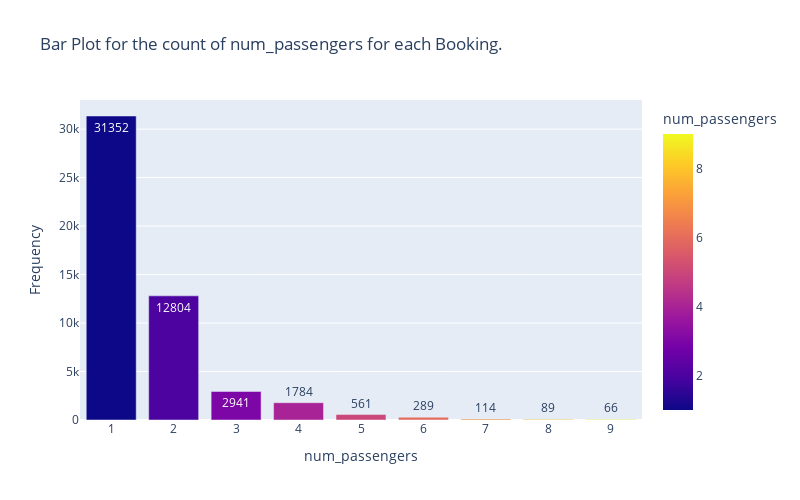
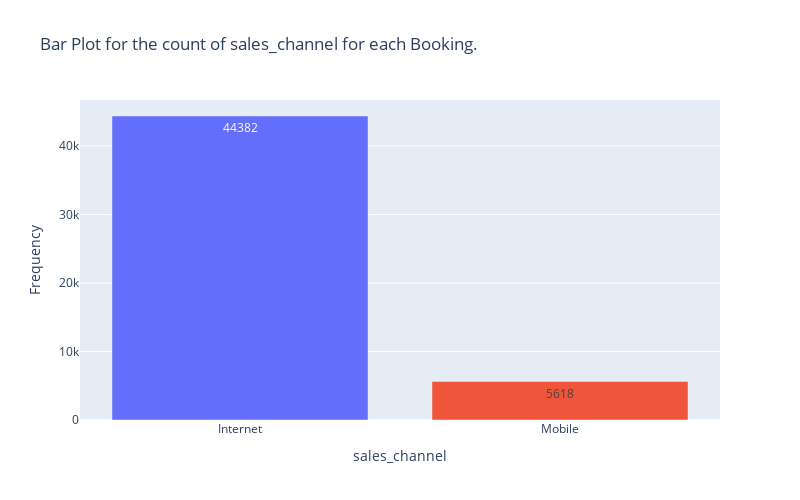
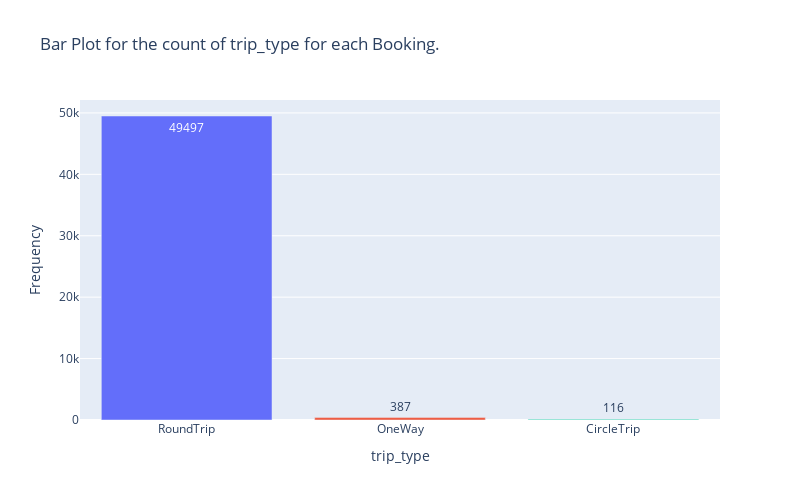
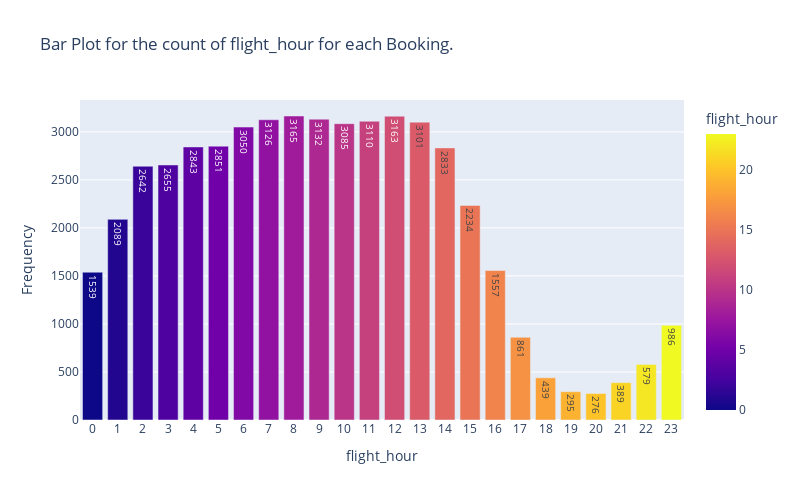

The notebook cell these images were saved under, in order:
### Code cell
for column in ['num_passengers', 'sales_channel', 'trip_type', 'flight_hour', 'flight_day',
               'wants_extra_baggage', 'wants_preferred_seat', 'wants_in_flight_meals', 'booking_complete']:
    value_counts = df[column].value_counts().reset_index()
    value_counts.columns = [column, 'Count']

    colors = px.colors.qualitative.Plotly[:len(value_counts)]
    
    fig = px.bar(value_counts, x=column, y='Count', text='Count',
             labels={'Count': 'Frequency'},
             title=f'Bar Plot for the count of {column} for each Booking.',
             color=column,
             color_discrete_sequence=colors,
             width=800, height=500)

    fig.update_layout(
        xaxis=dict(tickmode='array', tickvals=value_counts[column], ticktext=value_counts[column]),
        showlegend=False
    )

    fig.show()

### Figure 1 — Plotly figure (JSON) as saved in the notebook; plotly's stock layout.template omitted (floating-point values rounded to 4 significant figures)
{"data": [{"alignmentgroup": "True", "hovertemplate": "num_passengers=%{marker.color}<br>Frequency=%{text}<extra></extra>", "legendgroup": "", "marker": {"color": [1, 2, 3, 4, 5, 6, 7, 8, 9], "coloraxis": "coloraxis", "pattern": {"shape": ""}}, "name": "", "offsetgroup": "", "orientation": "v", "showlegend": false, "text": [31352, 12804, 2941, 1784, 561, 289, 114, 89, 66], "textposition": "auto", "type": "bar", "x": [1, 2, 3, 4, 5, 6, 7, 8, 9], "xaxis": "x", "y": [31352, 12804, 2941, 1784, 561, 289, 114, 89, 66], "yaxis": "y"}], "layout": {"barmode": "relative", "coloraxis": {"colorbar": {"title": {"text": "num_passengers"}}, "colorscale": [[0, "#0d0887"], [0.1111, "#46039f"], [0.2222, "#7201a8"], [0.3333, "#9c179e"], [0.4444, "#bd3786"], [0.5556, "#d8576b"], [0.6667, "#ed7953"], [0.7778, "#fb9f3a"], [0.8889, "#fdca26"], [1, "#f0f921"]]}, "height": 500, "legend": {"tracegroupgap": 0}, "showlegend": false, "title": {"text": "Bar Plot for the count of num_passengers for each Booking."}, "width": 800, "xaxis": {"anchor": "y", "domain": [0, 1], "tickmode": "array", "ticktext": [1, 2, 3, 4, 5, 6, 7, 8, 9], "tickvals": [1, 2, 3, 4, 5, 6, 7, 8, 9], "title": {"text": "num_passengers"}}, "yaxis": {"anchor": "x", "domain": [0, 1], "title": {"text": "Frequency"}}}}

### Figure 2 — Plotly figure (JSON) as saved in the notebook; plotly's stock layout.template omitted (floating-point values rounded to 4 significant figures)
{"data": [{"alignmentgroup": "True", "hovertemplate": "sales_channel=%{x}<br>Frequency=%{text}<extra></extra>", "legendgroup": "Internet", "marker": {"color": "#636EFA", "pattern": {"shape": ""}}, "name": "Internet", "offsetgroup": "Internet", "orientation": "v", "showlegend": true, "text": [44382], "textposition": "auto", "type": "bar", "x": ["Internet"], "xaxis": "x", "y": [44382], "yaxis": "y"}, {"alignmentgroup": "True", "hovertemplate": "sales_channel=%{x}<br>Frequency=%{text}<extra></extra>", "legendgroup": "Mobile", "marker": {"color": "#EF553B", "pattern": {"shape": ""}}, "name": "Mobile", "offsetgroup": "Mobile", "orientation": "v", "showlegend": true, "text": [5618], "textposition": "auto", "type": "bar", "x": ["Mobile"], "xaxis": "x", "y": [5618], "yaxis": "y"}], "layout": {"barmode": "relative", "height": 500, "legend": {"title": {"text": "sales_channel"}, "tracegroupgap": 0}, "showlegend": false, "title": {"text": "Bar Plot for the count of sales_channel for each Booking."}, "width": 800, "xaxis": {"anchor": "y", "categoryarray": ["Internet", "Mobile"], "categoryorder": "array", "domain": [0, 1], "tickmode": "array", "ticktext": ["Internet", "Mobile"], "tickvals": ["Internet", "Mobile"], "title": {"text": "sales_channel"}}, "yaxis": {"anchor": "x", "domain": [0, 1], "title": {"text": "Frequency"}}}}

### Figure 3 — Plotly figure (JSON) as saved in the notebook; plotly's stock layout.template omitted (floating-point values rounded to 4 significant figures)
{"data": [{"alignmentgroup": "True", "hovertemplate": "trip_type=%{x}<br>Frequency=%{text}<extra></extra>", "legendgroup": "RoundTrip", "marker": {"color": "#636EFA", "pattern": {"shape": ""}}, "name": "RoundTrip", "offsetgroup": "RoundTrip", "orientation": "v", "showlegend": true, "text": [49497], "textposition": "auto", "type": "bar", "x": ["RoundTrip"], "xaxis": "x", "y": [49497], "yaxis": "y"}, {"alignmentgroup": "True", "hovertemplate": "trip_type=%{x}<br>Frequency=%{text}<extra></extra>", "legendgroup": "OneWay", "marker": {"color": "#EF553B", "pattern": {"shape": ""}}, "name": "OneWay", "offsetgroup": "OneWay", "orientation": "v", "showlegend": true, "text": [387], "textposition": "auto", "type": "bar", "x": ["OneWay"], "xaxis": "x", "y": [387], "yaxis": "y"}, {"alignmentgroup": "True", "hovertemplate": "trip_type=%{x}<br>Frequency=%{text}<extra></extra>", "legendgroup": "CircleTrip", "marker": {"color": "#00CC96", "pattern": {"shape": ""}}, "name": "CircleTrip", "offsetgroup": "CircleTrip", "orientation": "v", "showlegend": true, "text": [116], "textposition": "auto", "type": "bar", "x": ["CircleTrip"], "xaxis": "x", "y": [116], "yaxis": "y"}], "layout": {"barmode": "relative", "height": 500, "legend": {"title": {"text": "trip_type"}, "tracegroupgap": 0}, "showlegend": false, "title": {"text": "Bar Plot for the count of trip_type for each Booking."}, "width": 800, "xaxis": {"anchor": "y", "categoryarray": ["RoundTrip", "OneWay", "CircleTrip"], "categoryorder": "array", "domain": [0, 1], "tickmode": "array", "ticktext": ["RoundTrip", "OneWay", "CircleTrip"], "tickvals": ["RoundTrip", "OneWay", "CircleTrip"], "title": {"text": "trip_type"}}, "yaxis": {"anchor": "x", "domain": [0, 1], "title": {"text": "Frequency"}}}}

### Figure 4 — Plotly figure (JSON) as saved in the notebook; plotly's stock layout.template omitted (floating-point values rounded to 4 significant figures)
{"data": [{"alignmentgroup": "True", "hovertemplate": "flight_hour=%{marker.color}<br>Frequency=%{text}<extra></extra>", "legendgroup": "", "marker": {"color": [8, 12, 9, 7, 11, 13, 10, 6, 5, 4, 14, 3, 2, 15, 1, 16, 0, 23, 17, 22, 18, 21, 19, 20], "coloraxis": "coloraxis", "pattern": {"shape": ""}}, "name": "", "offsetgroup": "", "orientation": "v", "showlegend": false, "text": [3165, 3163, 3132, 3126, 3110, 3101, 3085, 3050, 2851, 2843, 2833, 2655, 2642, 2234, 2089, 1557, 1539, 986, 861, 579, 439, 389, 295, 276], "textposition": "auto", "type": "bar", "x": [8, 12, 9, 7, 11, 13, 10, 6, 5, 4, 14, 3, 2, 15, 1, 16, 0, 23, 17, 22, 18, 21, 19, 20], "xaxis": "x", "y": [3165, 3163, 3132, 3126, 3110, 3101, 3085, 3050, 2851, 2843, 2833, 2655, 2642, 2234, 2089, 1557, 1539, 986, 861, 579, 439, 389, 295, 276], "yaxis": "y"}], "layout": {"barmode": "relative", "coloraxis": {"colorbar": {"title": {"text": "flight_hour"}}, "colorscale": [[0, "#0d0887"], [0.1111, "#46039f"], [0.2222, "#7201a8"], [0.3333, "#9c179e"], [0.4444, "#bd3786"], [0.5556, "#d8576b"], [0.6667, "#ed7953"], [0.7778, "#fb9f3a"], [0.8889, "#fdca26"], [1, "#f0f921"]]}, "height": 500, "legend": {"tracegroupgap": 0}, "showlegend": false, "title": {"text": "Bar Plot for the count of flight_hour for each Booking."}, "width": 800, "xaxis": {"anchor": "y", "domain": [0, 1], "tickmode": "array", "ticktext": [8, 12, 9, 7, 11, 13, 10, 6, 5, 4, 14, 3, 2, 15, 1, 16, 0, 23, 17, 22, 18, 21, 19, 20], "tickvals": [8, 12, 9, 7, 11, 13, 10, 6, 5, 4, 14, 3, 2, 15, 1, 16, 0, 23, 17, 22, 18, 21, 19, 20], "title": {"text": "flight_hour"}}, "yaxis": {"anchor": "x", "domain": [0, 1], "title": {"text": "Frequency"}}}}
